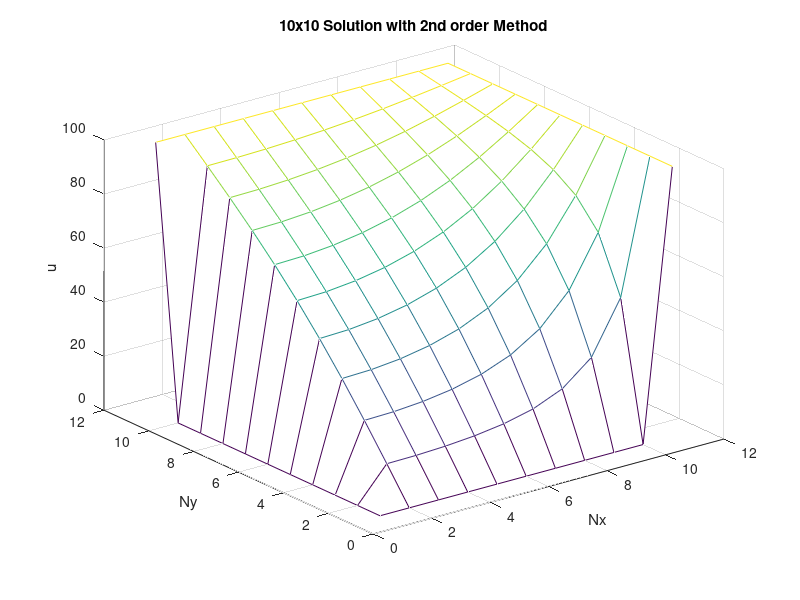

The MATLAB script that drew this image:
clear all;
format long;

a = 1;
b = 1;

Nx = 11;
Ny = 11;

deltax = a/(Nx-1);
deltay = b/(Ny-1);

K = 200;

uGSm1 = zeros(Ny,Nx,K);
uGSm1(1,:,:) = 0;
gm1 = 0;
uGSm1(Ny,:,:) = 100;
uGSm1(:,Nx,:) = 100;

uGSm1Stored = zeros(Ny,Nx,K);

for k = 1:K;
    for i = 2:Nx-1;
        for j = 2:Ny-1;
            if i == 2;
               uGSm1(j,i) = 1/3*(uGSm1(j-1,i) + uGSm1(j,i+1) + uGSm1(j+1,i) + deltax*gm1);
               else
               uGSm1(j,i) = 1/4*(uGSm1(j-1,i) + uGSm1(j,i+1) + uGSm1(j+1,i) + uGSm1(j,i-1));
            end
        end
    end
    uGSm1Stored(:,:,k) = uGSm1(:,:,1);
end

C = K;

for c = 1:C-1
    GSL2m1(c) = sum(sqrt(sum((uGSm1Stored(:,:,c+1) - uGSm1Stored(:,:,c))^2)));
end

KK = 200;

uGSm2 = zeros(Ny,Nx,KK);
uGSm2(1,:,:) = 0;
gm2 = 0;
uGSm2(Ny,:,:) = 100;
uGSm2(:,Nx,:) = 100;

uGSm2Stored = zeros(Ny,Nx,KK);

for kk = 1:KK;
    for ii = 2:Nx-1;
        for jj = 2:Ny-1;
            if ii == 2;
               uGSm2(jj,ii) = 1/4*(uGSm2(jj-1,ii) + uGSm2(jj+1,ii) + 2*uGSm2(jj,ii+1) + 2*gm2);
            else
               uGSm2(jj,ii) = 1/4*(uGSm2(jj-1,ii) + uGSm2(jj,ii+1) + uGSm2(jj+1,ii) + uGSm2(jj,ii-1));
            end
        end
    end
    uGSm2Stored(:,:,kk) = uGSm2(:,:,1);
end

CC = KK;

for cc = 1:CC-1
    GSL2m2(cc) = sum(sqrt(sum((uGSm2Stored(:,:,cc+1) - uGSm2Stored(:,:,cc))^2)));
end

%%%%% PLOTTING %%%%%

plot(GSL2m1,'*r');
hold on;
plot (GSL2m2,'*b');
title('L2 Norm of Residual');
legend('1st order','2nd order');
ylabel('L2 Norm');
xlabel('Number of Iterations');
hold off;

pause

% mesh(uGSm1(:,:,1));
% title('10x10 Solution with 1st order Method');
% ylabel('Ny');
% xlabel('Nx');
% zlabel('u');
% pause

mesh(uGSm2(:,:,1));
title('10x10 Solution with 2nd order Method');
ylabel('Ny');
xlabel('Nx');
zlabel('u');
